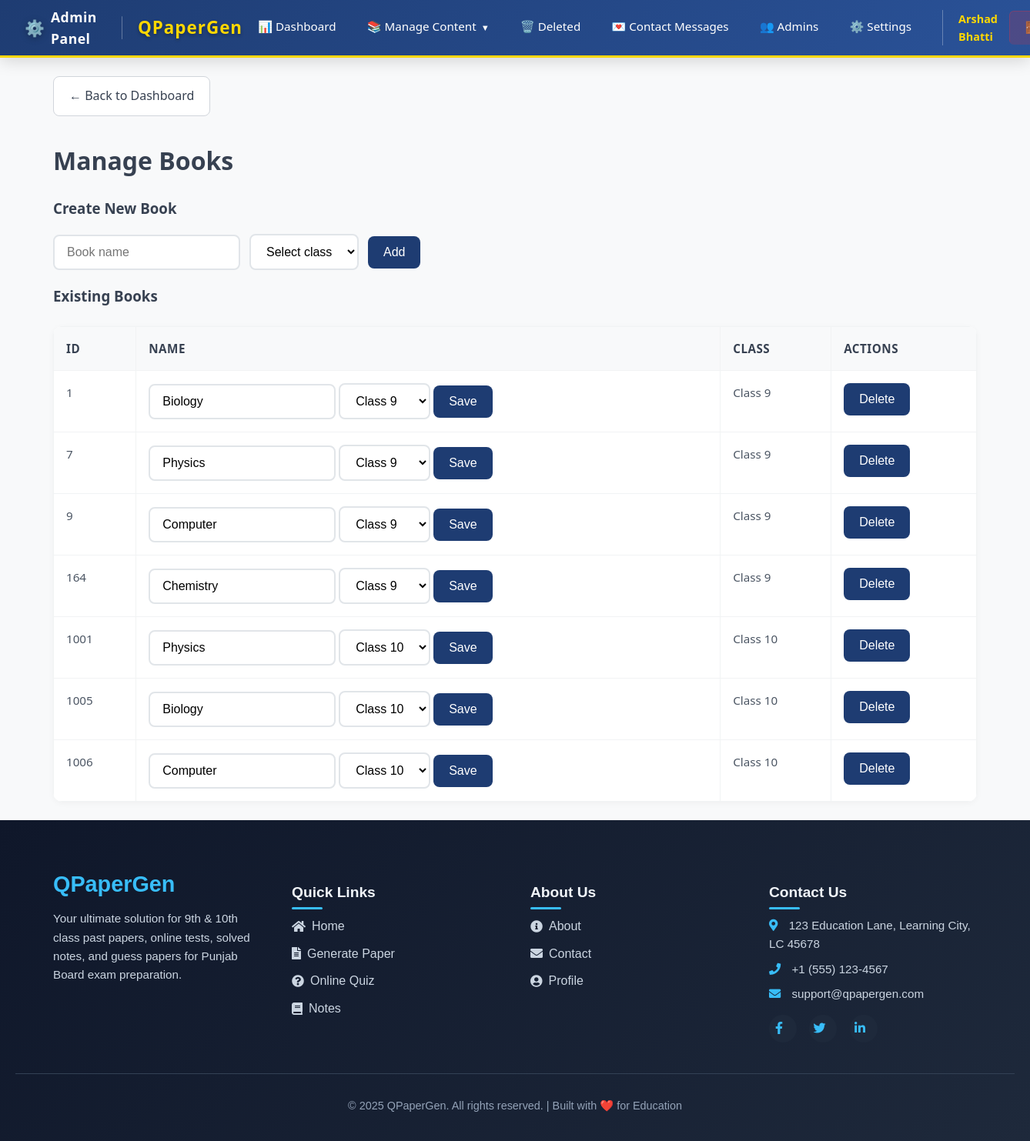
Screenshot of /admin/manage_books.php (signed in) with the database file from the repository.
### tables this page shows
CREATE TABLE `book` (
  `book_id` int NOT NULL AUTO_INCREMENT,
  `class_id` int DEFAULT NULL,
  `book_name` varchar(100) NOT NULL,
  PRIMARY KEY (`book_id`),
  KEY `class_id` (`class_id`)
);

CREATE TABLE `class` (
  `class_id` int NOT NULL AUTO_INCREMENT,
  `class_name` varchar(50) NOT NULL,
  PRIMARY KEY (`class_id`)
);

### admin/manage_books.php (the view, shortened to what this page needs)
<?php
try {
    $classes = $conn->query("SELECT class_id, class_name FROM class ORDER BY class_id ASC");
    $classOptions = [];
    while ($row = $classes->fetch_assoc()) {
        $classOptions[] = $row;
    }
} catch (Exception $e) {
    error_log('Error loading classes in manage_books.php: ' . $e->getMessage());
    $classOptions = [];
    $message = 'Error loading classes. Please contact administrator.';
}
$books = $conn->query("SELECT b.book_id, b.book_name, c.class_id, c.class_name FROM book b JOIN class c ON c.class_id=b.class_id ORDER BY b.book_id ASC");
?>
<!DOCTYPE html>
<html lang="en">
<head>
    <link rel="stylesheet" href="../css/admin.css">
    <link rel="stylesheet" href="../css/footer.css">
</head>
<body>
    <?php include __DIR__ . '/header.php'; ?>
    <div class="wrap">
        <div class="nav">
            <a href="dashboard.php">← Back to Dashboard</a>
        </div>
        <h1>Manage Books</h1>
        <h3>Create New Book</h3>
        <form method="POST" class="row">
            <input type="text" name="book_name" placeholder="Book name" required>
            <select name="class_id" required>
                <option value="">Select class</option>
            </select>
            <button type="submit">Add</button>
        </form>
        <h3>Existing Books</h3>
        <table>
            <thead><tr><th>ID</th><th>Name</th><th>Class</th><th>Actions</th></tr></thead>
            <tbody>
            <?php while ($row = $books->fetch_assoc()): ?>
                <tr>
                    <td><?= (int)$row['book_id'] ?></td>
                    <td>
                        <form method="POST" class="inline">
                            <input type="text" name="book_name" value="<?= htmlspecialchars($row['book_name']) ?>" required>
                            <select name="class_id" required>
                                <?php foreach ($classOptions as $co): ?>
                                    <option value="<?= (int)$co['class_id'] ?>" <?= ((int)$co['class_id'] === (int)$row['class_id']) ? 'selected' : '' ?>>
                                        <?= htmlspecialchars($co['class_name']) ?>
                                    </option>
                                <?php endforeach; ?>
                            </select>
                            <button type="submit">Save</button>
                        </form>
                    </td>
                    <td><?= htmlspecialchars($row['class_name']) ?></td>
                    <td>
                        <form method="POST" class="inline" onsubmit="return confirm('Delete this book?');">
                            <button type="submit">Delete</button>
                        </form>
                    </td>
                </tr>
            <?php endwhile; ?>
            </tbody>
        </table>
    </div>
    <?php include __DIR__ . '/../footer.php'; ?>
</body>
</html>

### css/admin.css (style rules this page uses)
html { box-sizing: border-box; font-family: 'Segoe UI', Tahoma, Geneva, Verdana, sans-serif; background: #f8f9fa; color: #374151; font-size: 16px; }
body { margin: 0; padding: 0; line-height: 1.6; }
.wrap { max-width: 1200px; margin: 24px auto; padding: 0 20px; }
.nav { display: flex; gap: 12px; margin: 24px 0 32px; flex-wrap: wrap; }
.nav a { display: inline-block; padding: 12px 20px; border: 1px solid #d1d5db; border-radius: 8px; text-decoration: none; color: #374151; font-weight: 500; transition: all 0.3s ease; background: #fff; }
table { width: 100%; border-collapse: collapse; margin-top: 24px; background: #fff; border-radius: 12px; overflow: hidden; box-shadow: 0 2px 8px rgba(0,0,0,0.04); }
th, td { border: 1px solid #f1f3f4; padding: 16px; text-align: left; vertical-align: top; }
th { background: #f8f9fa; color: #374151; font-weight: 600; font-size: 0.95rem; text-transform: uppercase; letter-spacing: 0.5px; }
td { color: #4b5563; font-size: 0.95rem; }
form.inline { display: inline; }
.row { display: flex; gap: 12px; flex-wrap: wrap; align-items: center; margin-bottom: 16px; }
input[type=text], input[type=email], input[type=password], input[type=number], select, textarea { padding: 12px 16px; border: 2px solid #e1e5e9; border-radius: 8px; font-size: 1rem; transition: all 0.3s ease; background: #fff; }
button { padding: 12px 20px; border: none; background: #1e3c72; color: #fff; border-radius: 8px; cursor: pointer; font-size: 1rem; font-weight: 500; transition: all 0.3s ease; }

### rows the page displays
book: book_id "1", book_name "Biology", class.class_name "Class 9"
book: book_id "7", book_name "Physics", class.class_name "Class 9"
book: book_id "9", book_name "Computer", class.class_name "Class 9"
book: book_id "164", book_name "Chemistry", class.class_name "Class 9"
book: book_id "1001", book_name "Physics", class.class_name "Class 10"
book: book_id "1005", book_name "Biology", class.class_name "Class 10"
book: book_id "1006", book_name "Computer", class.class_name "Class 10"

### other values shown
$_SESSION['name'] "Arshad Bhatti"
form field class_id "Class 9"
form field class_id "Class 10"
